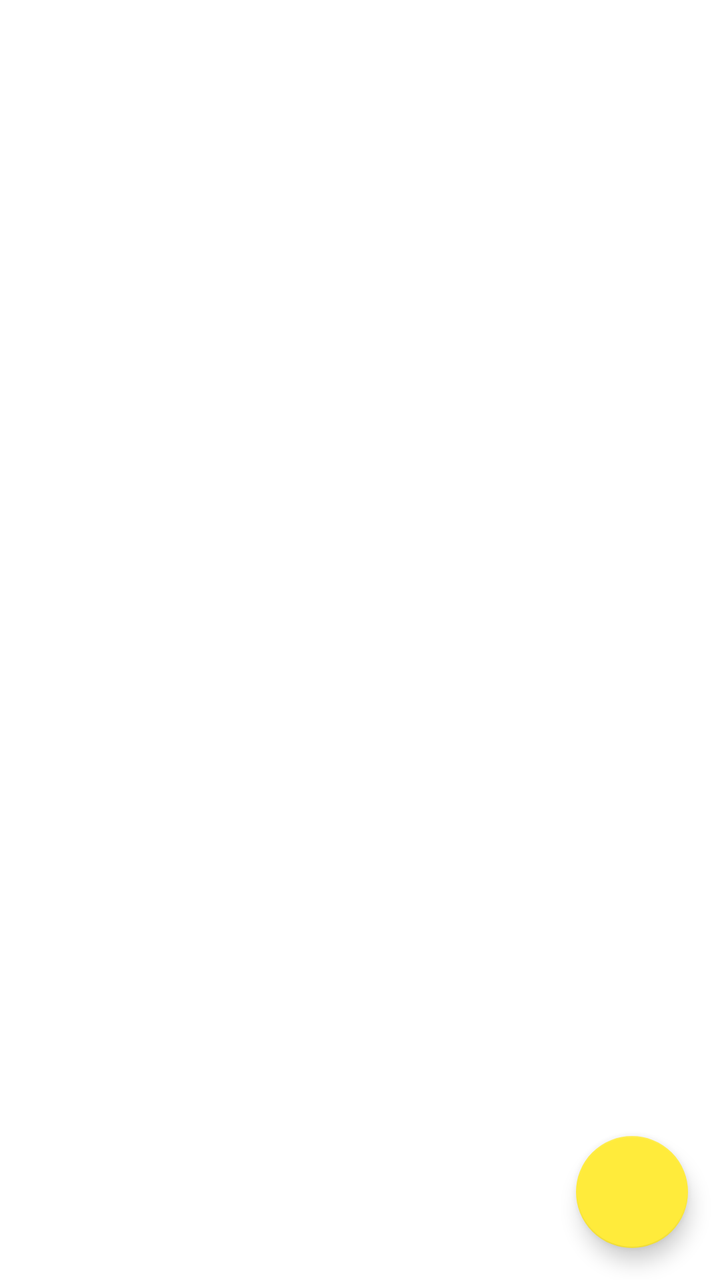
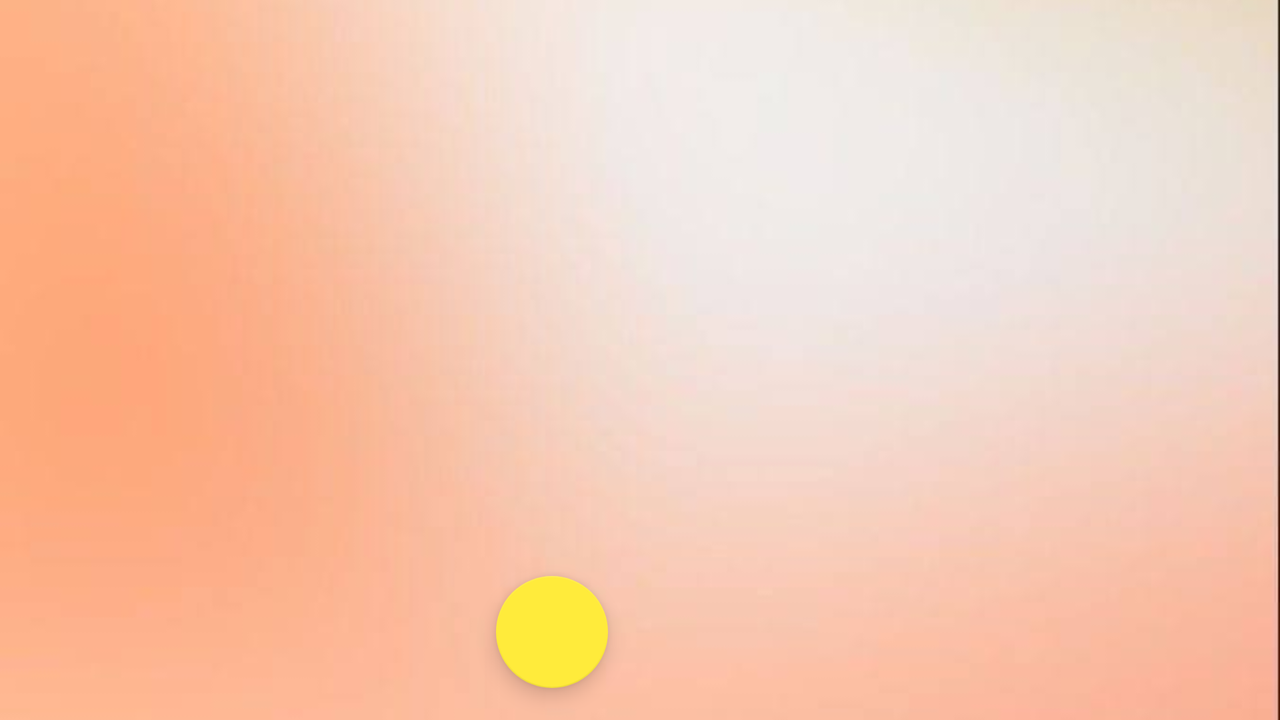

The same Android screen from two of the app's own layout files: first res/layout/ as a phone draws it, then the repository's variant for another configuration, drawn on a device whose configuration selects that folder. Both files follow.
<!-- AndroidManifest.xml: application theme Theme.ShoppingList -->
<!-- res/layout/activity_main.xml -->
<?xml version="1.0" encoding="utf-8"?>
<androidx.constraintlayout.widget.ConstraintLayout xmlns:android="http://schemas.android.com/apk/res/android"
    xmlns:app="http://schemas.android.com/apk/res-auto"
    xmlns:tools="http://schemas.android.com/tools"
    android:layout_width="match_parent"
    android:layout_height="match_parent"
    tools:context=".presentation.MainActivity">

    <ScrollView
        android:layout_width="match_parent"
        android:layout_height="match_parent"
        tools:layout_editor_absoluteX="0dp"
        tools:layout_editor_absoluteY="0dp"
        android:background="@color/white">

        <LinearLayout
            android:id="@+id/ll_shop_list"
            android:layout_width="match_parent"
            android:layout_height="wrap_content"
            android:orientation="vertical" />
    </ScrollView>

    <androidx.recyclerview.widget.RecyclerView
        android:id="@+id/rv_shop_list"
        android:layout_width="0dp"
        android:layout_height="0dp"
        android:visibility="gone"
        app:layout_constraintBottom_toBottomOf="parent"
        app:layout_constraintEnd_toEndOf="parent"
        app:layout_constraintStart_toStartOf="parent"
        app:layout_constraintTop_toTopOf="parent"
        app:layoutManager="androidx.recyclerview.widget.LinearLayoutManager"
        tools:listitem="@layout/item_shop_enabled"/>

    <com.google.android.material.floatingactionbutton.FloatingActionButton
        android:id="@+id/button_add_shop_item"
        android:layout_width="wrap_content"
        android:layout_height="wrap_content"
        android:layout_marginEnd="16dp"
        android:layout_marginBottom="16dp"
        android:clickable="true"
        android:contentDescription="@string/content_desc"
        android:focusable="true"
        app:backgroundTint="@color/lemon"
        app:layout_constraintBottom_toBottomOf="parent"
        app:layout_constraintEnd_toEndOf="parent"
        app:srcCompat="@drawable/ic_add" />

</androidx.constraintlayout.widget.ConstraintLayout>
<!-- res/layout/item_shop_enabled.xml (included above) -->
<?xml version="1.0" encoding="utf-8"?>
<androidx.cardview.widget.CardView xmlns:android="http://schemas.android.com/apk/res/android"
    xmlns:app="http://schemas.android.com/apk/res-auto"
    xmlns:tools="http://schemas.android.com/tools"
    android:layout_width="match_parent"
    android:layout_height="wrap_content"
    android:layout_marginStart="8dp"
    android:layout_marginTop="4dp"
    android:layout_marginEnd="8dp"
    android:layout_marginBottom="4dp"
    app:cardCornerRadius="4dp"
    app:cardElevation="4dp"
    app:cardUseCompatPadding="true">

    <LinearLayout
        android:layout_width="match_parent"
        android:layout_height="wrap_content"
        android:background="@color/yellow"
        android:orientation="horizontal"
        android:padding="16dp">

        <TextView
            android:id="@+id/tv_name"
            android:layout_width="0dp"
            android:layout_height="wrap_content"
            android:layout_weight="1"
            android:textColor="@color/white"
            android:textSize="16sp"
            android:textStyle="bold"
            tools:text="TextView" />

        <TextView
            android:id="@+id/tv_count"
            android:layout_width="wrap_content"
            android:layout_height="wrap_content"
            android:textColor="@color/white"
            android:textSize="16sp"
            android:textStyle="bold"
            tools:text="1" />

    </LinearLayout>

</androidx.cardview.widget.CardView>
<!-- resources referenced by this layout -->
<resources>
  <color name="lemon">#FFEB3B</color>
  <color name="white">#FFFFFFFF</color>
  <color name="yellow">#FFC107</color>
  <string name="content_desc">Add new shop item</string>
  <style name="Theme.ShoppingList" parent="Theme.MaterialComponents.DayNight.DarkActionBar">
          
          <item name="colorPrimary">@color/yellow</item>
          <item name="colorPrimaryVariant">@color/yellow</item>
          <item name="colorOnPrimary">@color/white</item>
          
          <item name="colorSecondary">@color/teal_200</item>
          <item name="colorSecondaryVariant">@color/teal_700</item>
          <item name="colorOnSecondary">@color/black</item>
          
          <item name="android:statusBarColor" tools:targetApi="22">?attr/colorPrimaryVariant</item>
          
      </style>
  <color name="teal_200">#FF03DAC5</color>
  <color name="teal_700">#FF018786</color>
  <color name="black">#FF000000</color>
</resources>
<!-- res/layout-land/activity_main.xml (the repository's variant of the layout above) -->
<!-- drawn on the phone turned sideways -->
<?xml version="1.0" encoding="utf-8"?>
<androidx.constraintlayout.widget.ConstraintLayout xmlns:android="http://schemas.android.com/apk/res/android"
    xmlns:app="http://schemas.android.com/apk/res-auto"
    xmlns:tools="http://schemas.android.com/tools"
    android:layout_width="match_parent"
    android:layout_height="match_parent"
    tools:context=".presentation.MainActivity">


    <ImageView
        android:id="@+id/imageView2"
        android:layout_width="0dp"
        android:layout_height="0dp"
        app:layout_constraintBottom_toBottomOf="parent"
        app:layout_constraintEnd_toEndOf="parent"
        app:layout_constraintStart_toStartOf="parent"
        app:layout_constraintTop_toTopOf="parent"
        app:srcCompat="@drawable/secondactivity"
        android:scaleType="centerCrop"/>

    <androidx.recyclerview.widget.RecyclerView
        android:id="@+id/rv_shop_list"
        android:layout_width="0dp"
        android:layout_height="0dp"
        android:visibility="visible"
        app:layout_constraintBottom_toBottomOf="parent"
        app:layout_constraintEnd_toEndOf="@id/guideline_middle"
        app:layout_constraintStart_toStartOf="parent"
        app:layout_constraintTop_toTopOf="parent"
        app:layoutManager="androidx.recyclerview.widget.LinearLayoutManager"
        tools:listitem="@layout/item_shop_enabled"/>

    <com.google.android.material.floatingactionbutton.FloatingActionButton
        android:id="@+id/button_add_shop_item"
        android:layout_width="wrap_content"
        android:layout_height="wrap_content"
        android:layout_marginEnd="16dp"
        android:layout_marginBottom="16dp"
        android:clickable="true"
        android:contentDescription="@string/content_desc"
        android:focusable="true"
        app:backgroundTint="@color/lemon"
        app:layout_constraintBottom_toBottomOf="parent"
        app:layout_constraintEnd_toEndOf="@id/guideline_middle"
        app:srcCompat="@drawable/ic_add" />

    <androidx.constraintlayout.widget.Guideline
        android:id="@+id/guideline_middle"
        android:layout_width="wrap_content"
        android:layout_height="wrap_content"
        android:orientation="vertical"
        app:layout_constraintGuide_percent="0.5" />

    <androidx.fragment.app.FragmentContainerView
        android:id="@+id/shop_item_container"
        android:layout_width="0dp"
        android:layout_height="match_parent"
        app:layout_constraintEnd_toEndOf="parent"
        app:layout_constraintStart_toStartOf="@id/guideline_middle"
        />

</androidx.constraintlayout.widget.ConstraintLayout>
<!-- resources referenced by the variant -->
<!-- as the phone turned sideways resolves them -->
<resources>
  <color name="lemon">#FFEB3B</color>
  <color name="white">#FFFFFFFF</color>
  <color name="yellow">#FFC107</color>
  <!-- drawable secondactivity: jpg bitmap (drawable, 13115 bytes) -->
  <string name="content_desc">Add new shop item</string>
  <style name="Theme.ShoppingList" parent="Theme.MaterialComponents.DayNight.DarkActionBar">
          
          <item name="colorPrimary">@color/yellow</item>
          <item name="colorPrimaryVariant">@color/yellow</item>
          <item name="colorOnPrimary">@color/white</item>
          
          <item name="colorSecondary">@color/teal_200</item>
          <item name="colorSecondaryVariant">@color/teal_700</item>
          <item name="colorOnSecondary">@color/black</item>
          
          <item name="android:statusBarColor" tools:targetApi="22">?attr/colorPrimaryVariant</item>
          
      </style>
  <color name="teal_200">#FF03DAC5</color>
  <color name="teal_700">#FF018786</color>
  <color name="black">#FF000000</color>
</resources>
